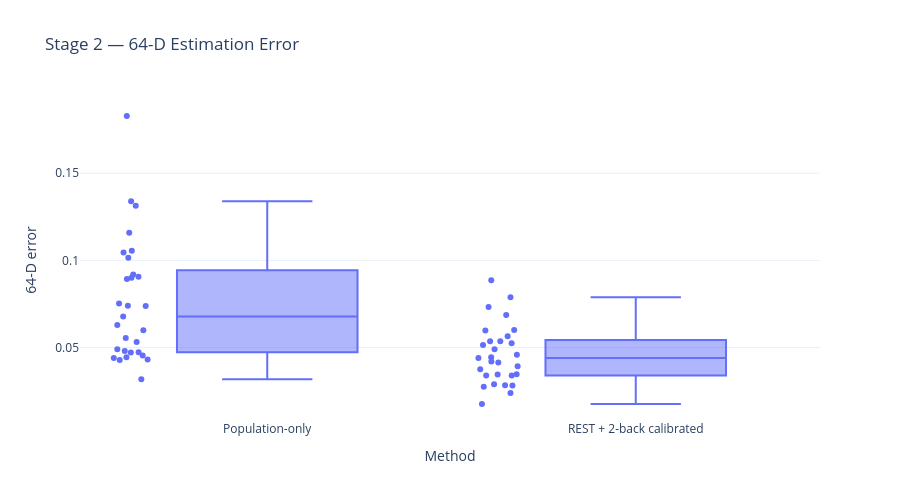

The notebook cell saved with this chart:
### Code cell
# ============================================================
# 8A. STAGE 2 EFFECT SIZE
# ============================================================

nonzero = diff[diff != 0].to_numpy()
ranks = pd.Series(np.abs(nonzero)).rank(method="average").to_numpy()
W_plus = ranks[nonzero > 0].sum()
W_minus = ranks[nonzero < 0].sum()
rank_biserial = (W_plus - W_minus) / (W_plus + W_minus)

print(f"Wilcoxon rank-biserial correlation: {rank_biserial:.6f}")

fig = px.box(
    pd.DataFrame({
        "Method": (
            ["Population-only"] * len(cal_df)
            + ["REST + 2-back calibrated"] * len(cal_df)
        ),
        "64-D error": np.r_[baseline, calibrated]
    }),
    x="Method",
    y="64-D error",
    points="all",
    title="Stage 2 — 64-D Estimation Error"
)

fig.update_layout(template="plotly_white", height=500)
fig.show()

### Figure 1 — Plotly figure (JSON) as saved in the notebook; plotly's stock layout.template omitted (floating-point values rounded to 4 significant figures)
{"data": [{"alignmentgroup": "True", "boxpoints": "all", "hovertemplate": "Method=%{x}<br>64-D error=%{y}<extra></extra>", "legendgroup": "", "marker": {"color": "#636efa"}, "name": "", "notched": false, "offsetgroup": "", "orientation": "v", "showlegend": false, "type": "box", "x": ["Population-only", "Population-only", "Population-only", "Population-only", "Population-only", "Population-only", "Population-only", "Population-only", "Population-only", "Population-only", "Population-only", "Population-only", "Population-only", "Population-only", "Population-only", "Population-only", "Population-only", "Population-only", "Population-only", "Population-only", "Population-only", "Population-only", "Population-only", "Population-only", "Population-only", "Population-only", "Population-only", "Population-only", "Population-only", "REST + 2-back calibrated", "REST + 2-back calibrated", "REST + 2-back calibrated", "REST + 2-back calibrated", "REST + 2-back calibrated", "REST + 2-back calibrated", "REST + 2-back calibrated", "REST + 2-back calibrated", "REST + 2-back calibrated", "REST + 2-back calibrated", "REST + 2-back calibrated", "REST + 2-back calibrated", "REST + 2-back calibrated", "REST + 2-back calibrated", "REST + 2-back calibrated", "REST + 2-back calibrated", "REST + 2-back calibrated", "REST + 2-back calibrated", "REST + 2-back calibrated", "REST + 2-back calibrated", "REST + 2-back calibrated", "REST + 2-back calibrated", "REST + 2-back calibrated", "REST + 2-back calibrated", "REST + 2-back calibrated", "REST + 2-back calibrated", "REST + 2-back calibrated", "REST + 2-back calibrated", "REST + 2-back calibrated"], "x0": " ", "xaxis": "x", "y": [0.05541, 0.1158, 0.1828, 0.03178, 0.05319, 0.04732, 0.0752, 0.1339, 0.04897, 0.04406, 0.074, 0.0678, 0.1015, 0.06286, 0.1314, 0.04439, 0.04307, 0.08937, 0.09002, 0.1045, 0.09192, 0.05995, 0.04288, 0.1055, 0.0739, 0.04711, 0.04801, 0.04545, 0.09062, 0.0536, 0.04904, 0.04591, 0.03755, 0.06862, 0.04399, 0.03391, 0.04136, 0.0393, 0.02897, 0.02836, 0.05643, 0.05245, 0.03467, 0.02755, 0.05362, 0.03398, 0.0515, 0.07326, 0.02391, 0.03455, 0.08864, 0.04437, 0.07889, 0.0598, 0.02828, 0.06006, 0.04206, 0.01761], "y0": " ", "yaxis": "y"}], "layout": {"boxmode": "group", "height": 500, "legend": {"tracegroupgap": 0}, "title": {"text": "Stage 2 — 64-D Estimation Error"}, "xaxis": {"anchor": "y", "domain": [0, 1], "title": {"text": "Method"}}, "yaxis": {"anchor": "x", "domain": [0, 1], "title": {"text": "64-D error"}}}}
